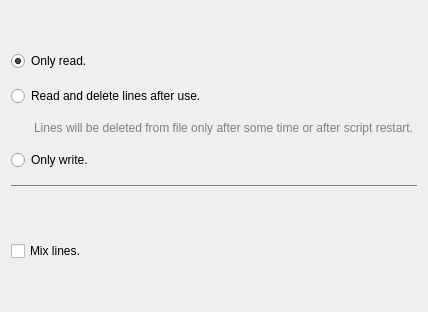
  <widget class="QWizardPage" name="wizardPage_4">
   <property name="title">
    <string>Read/Write Mode.</string>
   </property>
   <property name="subTitle">
    <string>Set read/write mode.</string>
   </property>
   <layout class="QVBoxLayout" name="verticalLayout_5">
    <property name="spacing">
     <number>15</number>
    </property>
    <item>
     <spacer name="verticalSpacer_6">
      <property name="orientation">
       <enum>Qt::Vertical</enum>
      </property>
      <property name="sizeHint" stdset="0">
       <size>
        <width>20</width>
        <height>40</height>
       </size>
      </property>
     </spacer>
    </item>
    <item>
     <widget class="QRadioButton" name="OnlyRead">
      <property name="text">
       <string>Only read.</string>
      </property>
      <property name="checked">
       <bool>true</bool>
      </property>
     </widget>
    </item>
    <item>
     <widget class="QRadioButton" name="ReadAndDelete">
      <property name="text">
       <string>Read and delete lines after use.</string>
      </property>
     </widget>
    </item>
    <item>
     <widget class="QLabel" name="label_9">
      <property name="styleSheet">
       <string notr="true">*{color:gray;margin-left:20px}</string>
      </property>
      <property name="text">
       <string>Lines will be deleted from file only after some time or after script restart.</string>
      </property>
     </widget>
    </item>
    <item>
     <widget class="QRadioButton" name="OnlyWrite">
      <property name="text">
       <string>Only write.</string>
      </property>
     </widget>
    </item>
    <item>
     <widget class="QWidget" name="widget_5" native="true">
      <property name="sizePolicy">
       <sizepolicy hsizetype="MinimumExpanding" vsizetype="Preferred">
        <horstretch>0</horstretch>
        <verstretch>0</verstretch>
       </sizepolicy>
      </property>
      <property name="minimumSize">
       <size>
        <width>0</width>
        <height>1</height>
       </size>
      </property>
      <property name="maximumSize">
       <size>
        <width>999999</width>
        <height>1</height>
       </size>
      </property>
      <property name="styleSheet">
       <string notr="true">*{background-color:gray}</string>
      </property>
     </widget>
    </item>
    <item>
     <spacer name="verticalSpacer_8">
      <property name="orientation">
       <enum>Qt::Vertical</enum>
      </property>
      <property name="sizeType">
       <enum>QSizePolicy::Fixed</enum>
      </property>
      <property name="sizeHint" stdset="0">
       <size>
        <width>20</width>
        <height>40</height>
       </size>
      </property>
     </spacer>
    </item>
    <item>
     <widget class="QCheckBox" name="MixLines">
      <property name="text">
       <string>Mix lines.</string>
      </property>
     </widget>
    </item>
    <item>
     <spacer name="verticalSpacer_7">
      <property name="orientation">
       <enum>Qt::Vertical</enum>
      </property>
      <property name="sizeHint" stdset="0">
       <size>
        <width>20</width>
        <height>40</height>
       </size>
      </property>
     </spacer>
    </item>
   </layout>
  </widget>
